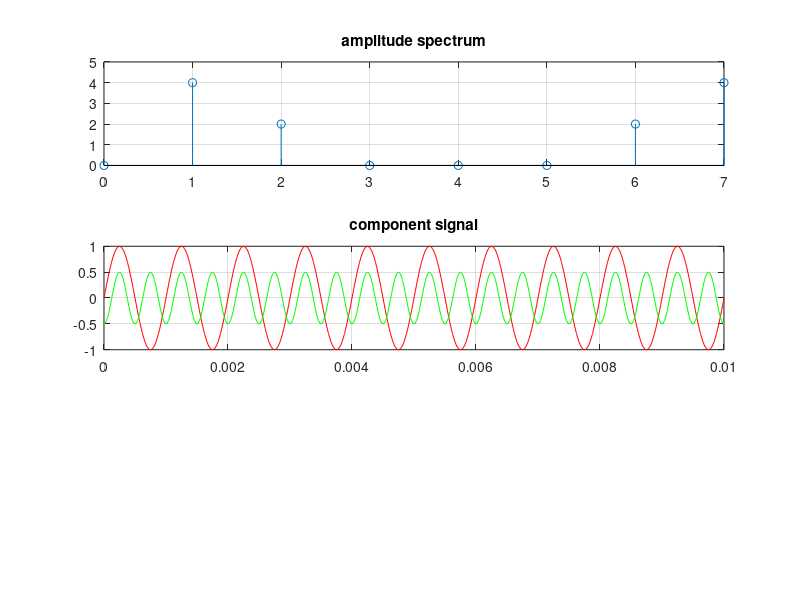

Recreate this plot in MATLAB.
clear;
%continuos time sognal to discrete time signal
% x(t)=sin(2*pi*1000*t)+0.5sin(2*pi*2000*t+3*pi/4)
A=0 ;%amplitude
fs=8000 %sampling frequency
F= 0; %continuos frequency
f= F/fs; %discrete frequency
ts=1/fs  
N=8 %N point DFT
n=0:N-1;
x=sin(2*pi*n*1000/fs)+0.5*sin(2*pi*n*2000/fs+3*pi/4);
disp('x(n)');
disp(x);
%subplot(3,1,1);
%plot(n,x);
grid on;
a=zeros(1,N);
b=zeros(1,N);
X=zeros(1,N);
X_angle=zeros(1,N);
for m=0:N-1
  for i=0:N-1
    a(m+1)=a(m+1)+x(i+1)*cos(2*pi*i*m/N); %real part
    b(m+1)=b(m+1)-x(i+1)*sin(2*pi*i*m/N); %imaginary part
  endfor
  X(m+1)=sqrt(a(m+1)^2 + b(m+1)^2);
  P(m+1)=X(m+1)^2;
  X_angle(m+1)=atan(b(m+1)/a(m+1));
endfor
m=0:N-1;
disp('Value of X(m)');
disp(X);
subplot(3,1,1);
stem(m,X);
title('amplitude spectrum');
grid on;
f=zeros(1,N/2);
amp=zeros(1,N/2);
k=1;
for j=1:N/2
  if X(j)>=1
    disp(X(j));
    f(k)=(j-1)*fs/N;
    amp(k)=2*X(j)/N;
    k++;
  endif
endfor
disp('frequency');
disp(f);
disp(amp);
t1=0:1/50000:0.01;
y=amp(1)*sin(2*pi*1000*t1+X_angle(1));
t2=0:1/50000:0.01;
z=amp(2)*sin(2*pi*2000*t2+X_angle(2));

subplot(3,1,2);
plot(t1,y,'r',t2,z,'g');
title('component signal');
grid on;

%scatter(x,y3) 


